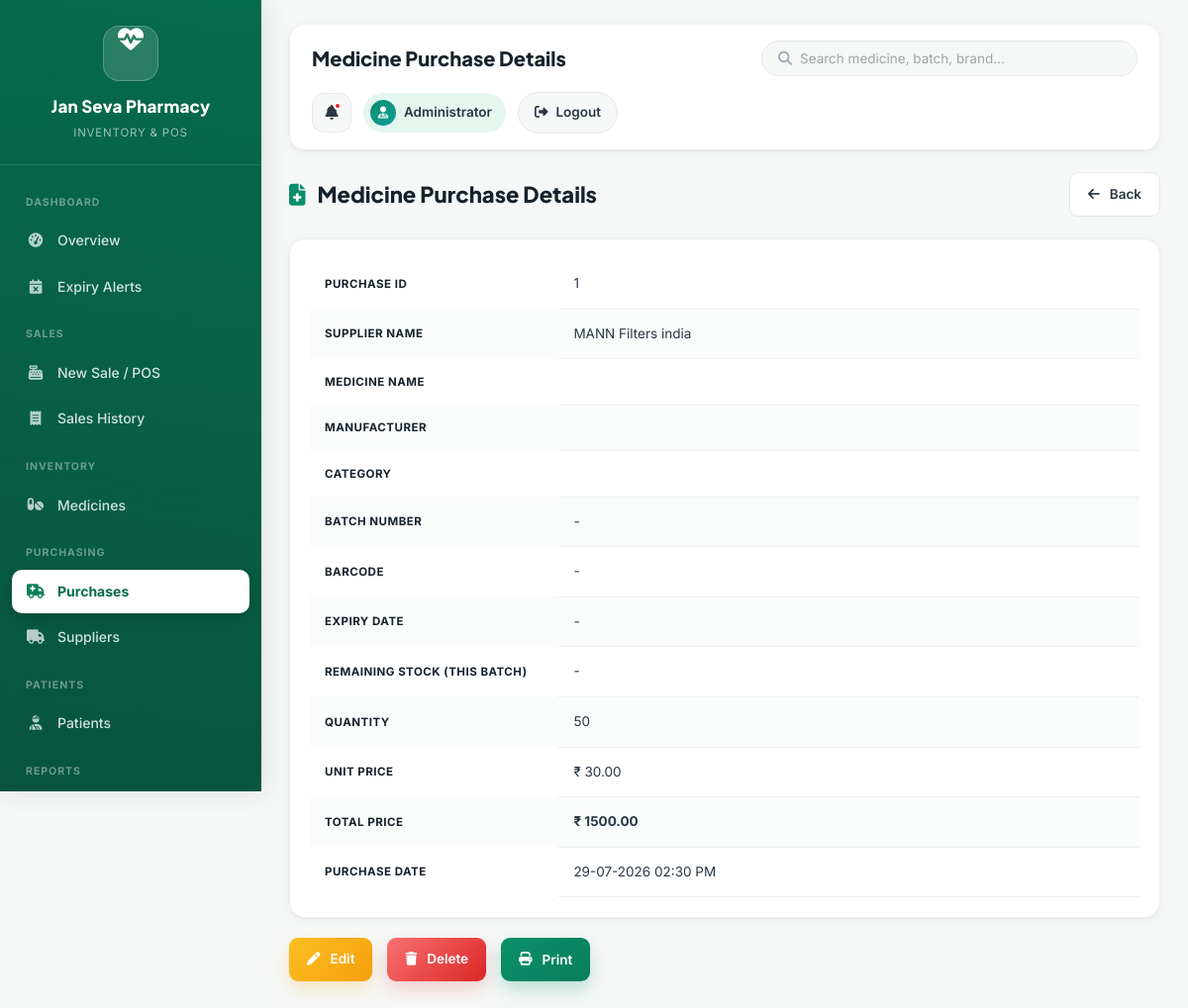
Page /purchase/1 (signed in) on the committed database.
### app.py (models this page shows)
class Purchase(db.Model):
    id = db.Column(db.Integer, primary_key=True)
    supplier_id = db.Column(
        db.Integer,
        db.ForeignKey("supplier.id")
    )
    product_id = db.Column(
        db.Integer,
        db.ForeignKey("product.id")
    )
    batch_id = db.Column(
        db.Integer,
        db.ForeignKey("batch.id")
    )
    quantity = db.Column(db.Integer)
    unit_price = db.Column(db.Float)
    cost = db.Column(db.Float)
    purchase_date = db.Column(
        db.DateTime,
        default=datetime.utcnow
    )
    supplier = db.relationship(
        "Supplier",
        backref="purchases"
    )
    product = db.relationship(
        "Product",
        backref="purchases"
    )
    batch = db.relationship(
        "Batch",
        backref="purchase_record"
    )

class Supplier(db.Model):
    id = db.Column(db.Integer, primary_key=True)
    name = db.Column(db.String(100))
    phone = db.Column(db.String(20))
    email = db.Column(db.String(100))
    address = db.Column(db.Text)

### app.py (the view)
@app.route("/purchase/<int:id>")
@login_required
def purchase_details(id):
    purchase = Purchase.query.get_or_404(id)
    return render_template(
        "purchase_details.html",
        purchase=purchase,
        today=date.today()
    )

### app.py (called while the page is built)
def login_required(f):
    @wraps(f)
    def decorated(*args, **kwargs):
        if "user_id" not in session:
            flash("Please login first.", "warning")
            return redirect(url_for("login"))
        return f(*args, **kwargs)
    return decorated

### templates/purchase_details.html (shortened to what this page needs)
{% extends "base.html" %}
{% block page_title %}Medicine Purchase Details{% endblock %}
{% block content %}
<div class="page-header">
    <h2>
        <i class="fa-solid fa-file-medical"></i>
        Medicine Purchase Details
    </h2>
    <a href="{{ url_for('purchases') }}" class="btn btn-secondary">
        <i class="fa-solid fa-arrow-left"></i>
        Back
    </a>
</div>
<div class="card">
    <table class="table">
        <tbody>
            <tr>
                <th width="30%">Purchase ID</th>
                <td>{{ purchase.id }}</td>
            </tr>
            <tr>
                <th>Supplier Name</th>
                <td>{{ purchase.supplier.name }}</td>
            </tr>
            <tr>
                <th>Medicine Name</th>
                <td>{{ purchase.product.name }}</td>
            </tr>
            <tr>
                <th>Manufacturer</th>
                <td>{{ purchase.product.brand }}</td>
            </tr>
            <tr>
                <th>Category</th>
                <td>{{ purchase.product.category }}</td>
            </tr>
            <tr>
                <th>Batch Number</th>
                <td>{{ purchase.batch.batch_no if purchase.batch else "-" }}</td>
            </tr>
            <tr>
                <th>Barcode</th>
                <td>{{ purchase.batch.barcode if purchase.batch else "-" }}</td>
            </tr>
            <tr>
                <th>Expiry Date</th>
                <td>
                    {% if purchase.batch and purchase.batch.expiry_date %}
                        {{ purchase.batch.expiry_date.strftime("%d-%m-%Y") }}
                    {% else %}
                        -
                    {% endif %}
                </td>
            </tr>
            <tr>
                <th>Remaining Stock (this batch)</th>
                <td>{{ purchase.batch.quantity_remaining if purchase.batch else "-" }}</td>
            </tr>
            <tr>
                <th>Quantity</th>
                <td>{{ purchase.quantity }}</td>
            </tr>
            <tr>
                <th>Unit Price</th>
                <td>
                    ₹ {{ "%.2f"|format(purchase.cost / purchase.quantity) }}
                </td>
            </tr>
            <tr>
                <th>Total Price</th>
                <td>
                    <strong>
                        ₹ {{ "%.2f"|format(purchase.cost) }}
                    </strong>
                </td>
            </tr>
            <tr>
                <th>Purchase Date</th>
                <td>
                    {{ purchase.purchase_date.strftime("%d-%m-%Y %I:%M %p") }}
                </td>
            </tr>
        </tbody>
    </table>
</div>
<div class="form-buttons">
    <a href="{{ url_for('edit_purchase', id=purchase.id) }}"
       class="btn btn-warning">
        <i class="fa-solid fa-pen"></i>
        Edit
    </a>
    <a href="{{ url_for('delete_purchase', id=purchase.id) }}"
       class="btn btn-danger"
       onclick="return confirmDelete('Delete this purchase record?')">
        <i class="fa-solid fa-trash"></i>
        Delete
    </a>
    <button onclick="window.print()" class="btn btn-primary">
        <i class="fa-solid fa-print"></i>
        Print
    </button>
</div>
{% endblock %}

### static/css/style.css (style rules this page uses)
:root { --primary:#0B8F6A; --primary-dark:#087F5B; --primary-darker:#066B4C; --primary-light:#E5F6EF; --primary-lighter:#F2FAF6; --secondary:#0F9D9A; --secondary-dark:#0C817E; --secondary-light:#E3F7F6; --bg:#F6F8F7; --white:#FFFFFF; --ink:#17212B; --ink-soft:#2A3642; --muted:#6B7280; --muted-light:#9AA5B1; --border:#E5E7EB; --border-soft:#EEF1F0; --success:#16A34A; --success-bg:#E7F7EC; --success-text:#0F7A34; --warning:#F59E0B; --warning-bg:#FEF3DD; --warning-text:#93630A; --danger:#DC2626; --danger-bg:#FDEBEB; --danger-text:#B31E1E; --info:#0F9D9A; --info-bg:#E3F7F6; --info-text:#0C817E; --purple:#7C3AED; --purple-bg:#EFE6FE; --purple-text:#6423C7; --teal:#0D9488; --teal-bg:#DEF5F2; --teal-text:#0A7A70; --orange:#F97316; --orange-bg:#FFEADB; --orange-text:#C2570D; --brown:#92400E; --brown-bg:#F3E5D8; --brown-text:#7A350C; --radius-lg:16px; --radius-md:12px; --radius-sm:9px; --radius-xs:7px; --shadow-card:0 2px 10px rgba(17,34,28,.05), 0 1px 2px rgba(17,34,28,.04); --shadow-card-hover:0 16px 32px rgba(11,143,106,.14); --shadow-pop:0 24px 55px rgba(6,40,30,.35); --shadow-header:0 1px 0 rgba(17,34,28,.06); --font-heading:'Plus Jakarta Sans', sans-serif; --font-body:'Inter', sans-serif; }
* { margin:0; padding:0; box-sizing:border-box; font-family:var(--font-body); }
* { transition: background .18s ease, color .18s ease, border-color .18s ease, box-shadow .18s ease, transform .18s ease; }
html { scroll-behavior:smooth; }
body { background:var(--bg); color:var(--ink); line-height:1.6; -webkit-font-smoothing:antialiased; }
h1,h2,h3,h4,h5 { font-family:var(--font-heading); color:var(--ink); }
a { text-decoration:none; }
button, input, select, textarea { font-family:var(--font-body); }
button { cursor:pointer; }
.page-header { display:flex; justify-content:space-between; align-items:center; flex-wrap:wrap; gap:15px; margin-bottom:22px; }
.page-header h2 { font-size:22px; font-weight:800; color:var(--ink); }
.page-header h2 i { color:var(--primary); margin-right:8px; }
.card { background:var(--white); border-radius:var(--radius-lg); padding:20px; display:flex; justify-content:space-between; align-items:center; box-shadow:var(--shadow-card); border:1px solid var(--border-soft); animation:fadeIn .35s ease; }
.btn { display:inline-flex; align-items:center; justify-content:center; gap:8px; padding:11px 18px; border:none; border-radius:var(--radius-sm); text-decoration:none; color:#ffffff; font-size:13.5px; font-weight:600; cursor:pointer; }
.btn i { margin-right:2px; }
.btn-primary { background:linear-gradient(135deg,var(--primary),var(--primary-dark)); box-shadow:0 8px 18px rgba(11,143,106,.25); }
.btn-warning { background:linear-gradient(135deg,#FBBF24,var(--warning)); color:#ffffff; box-shadow:0 8px 18px rgba(245,158,11,.22); }
.btn-danger { background:linear-gradient(135deg,#F87171,var(--danger)); box-shadow:0 8px 18px rgba(220,38,38,.2); }
.btn-secondary { background:#ffffff; color:var(--ink-soft); border:1.5px solid var(--border); box-shadow:none; }
.table { width:100%; border-collapse:collapse; }
.table th { padding:14px 15px; text-align:left; font-weight:700; font-size:11.5px; text-transform:uppercase; letter-spacing:.5px; white-space:nowrap; }
.table td { padding:14px 15px; border-bottom:1px solid var(--border-soft); vertical-align:middle; font-size:13.5px; color:var(--ink-soft); }
.table tbody tr { background:#ffffff; }
.table tbody tr:nth-child(even) { background:#FAFCFB; }
.form-buttons { display:flex; gap:15px; flex-wrap:wrap; margin-top:20px; }

### rows in the picture
Purchase: id "1", quantity "50", purchase.cost/purchase.quantity "30.00", cost "1500.00", purchase_date "29-07-2026 02:30 PM"
Supplier: supplier.name "MANN Filters india"

### other values in the picture
{{ session.get('name', 'Administrator') }} "Administrator"
{{ purchase.batch.batch_no if purchase.batch else "-" }} "-"
{{ purchase.batch.barcode if purchase.batch else "-" }} "-"
{{ purchase.batch.quantity_remaining if purchase.batch else "-" }} "-"
